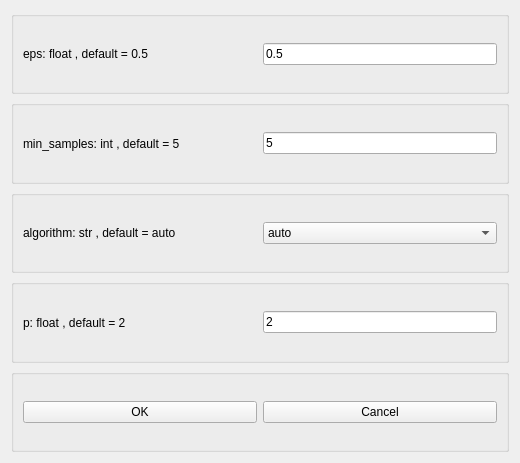
<?xml version="1.0" encoding="UTF-8"?>
<ui version="4.0">
 <class>Form</class>
 <widget class="QWidget" name="Form">
  <property name="geometry">
   <rect>
    <x>0</x>
    <y>0</y>
    <width>520</width>
    <height>463</height>
   </rect>
  </property>
  <property name="windowTitle">
   <string>DBSCAN Clustering Parameters</string>
  </property>
  <layout class="QVBoxLayout" name="verticalLayout">
   <item>
    <widget class="QGroupBox" name="groupBox">
     <property name="title">
      <string/>
     </property>
     <layout class="QHBoxLayout" name="horizontalLayout">
      <item>
       <widget class="QLabel" name="eps_text">
        <property name="text">
         <string>eps: float , default = 0.5</string>
        </property>
       </widget>
      </item>
      <item>
       <widget class="QLineEdit" name="eps">
        <property name="sizePolicy">
         <sizepolicy hsizetype="Minimum" vsizetype="Fixed">
          <horstretch>0</horstretch>
          <verstretch>0</verstretch>
         </sizepolicy>
        </property>
        <property name="text">
         <string>0.5</string>
        </property>
        <property name="clearButtonEnabled">
         <bool>false</bool>
        </property>
       </widget>
      </item>
     </layout>
    </widget>
   </item>
   <item>
    <widget class="QGroupBox" name="groupBox_2">
     <property name="title">
      <string/>
     </property>
     <layout class="QHBoxLayout" name="horizontalLayout_2">
      <item>
       <widget class="QLabel" name="min_samples_text">
        <property name="text">
         <string>min_samples: int , default = 5</string>
        </property>
       </widget>
      </item>
      <item>
       <widget class="QLineEdit" name="min_samples">
        <property name="sizePolicy">
         <sizepolicy hsizetype="Minimum" vsizetype="Fixed">
          <horstretch>0</horstretch>
          <verstretch>0</verstretch>
         </sizepolicy>
        </property>
        <property name="text">
         <string>5</string>
        </property>
        <property name="clearButtonEnabled">
         <bool>false</bool>
        </property>
       </widget>
      </item>
     </layout>
    </widget>
   </item>
   <item>
    <widget class="QGroupBox" name="groupBox_6">
     <property name="title">
      <string/>
     </property>
     <layout class="QHBoxLayout" name="horizontalLayout_6">
      <item>
       <widget class="QLabel" name="algorithm_text">
        <property name="text">
         <string>algorithm: str , default = auto</string>
        </property>
       </widget>
      </item>
      <item>
       <widget class="QComboBox" name="algorithm">
        <item>
         <property name="text">
          <string>auto</string>
         </property>
        </item>
        <item>
         <property name="text">
          <string>ball_tree</string>
         </property>
        </item>
        <item>
         <property name="text">
          <string>kd_tree</string>
         </property>
        </item>
        <item>
         <property name="text">
          <string>brute</string>
         </property>
        </item>
       </widget>
      </item>
     </layout>
    </widget>
   </item>
   <item>
    <widget class="QGroupBox" name="groupBox_3">
     <property name="title">
      <string/>
     </property>
     <layout class="QHBoxLayout" name="horizontalLayout_3">
      <item>
       <widget class="QLabel" name="p_text">
        <property name="text">
         <string>p: float , default = 2</string>
        </property>
       </widget>
      </item>
      <item>
       <widget class="QLineEdit" name="p">
        <property name="sizePolicy">
         <sizepolicy hsizetype="Minimum" vsizetype="Fixed">
          <horstretch>0</horstretch>
          <verstretch>0</verstretch>
         </sizepolicy>
        </property>
        <property name="text">
         <string>2</string>
        </property>
        <property name="clearButtonEnabled">
         <bool>false</bool>
        </property>
       </widget>
      </item>
     </layout>
    </widget>
   </item>
   <item>
    <widget class="QGroupBox" name="groupBox_5">
     <property name="title">
      <string/>
     </property>
     <layout class="QHBoxLayout" name="horizontalLayout_5">
      <item>
       <widget class="QPushButton" name="OKButton">
        <property name="text">
         <string>OK</string>
        </property>
       </widget>
      </item>
      <item>
       <widget class="QPushButton" name="CancelButton">
        <property name="text">
         <string>Cancel</string>
        </property>
       </widget>
      </item>
     </layout>
    </widget>
   </item>
  </layout>
 </widget>
 <resources/>
 <connections>
  <connection>
   <sender>CancelButton</sender>
   <signal>clicked(bool)</signal>
   <receiver>Form</receiver>
   <slot>close()</slot>
   <hints>
    <hint type="sourcelabel">
     <x>381</x>
     <y>411</y>
    </hint>
    <hint type="destinationlabel">
     <x>259</x>
     <y>231</y>
    </hint>
   </hints>
  </connection>
 </connections>
</ui>
